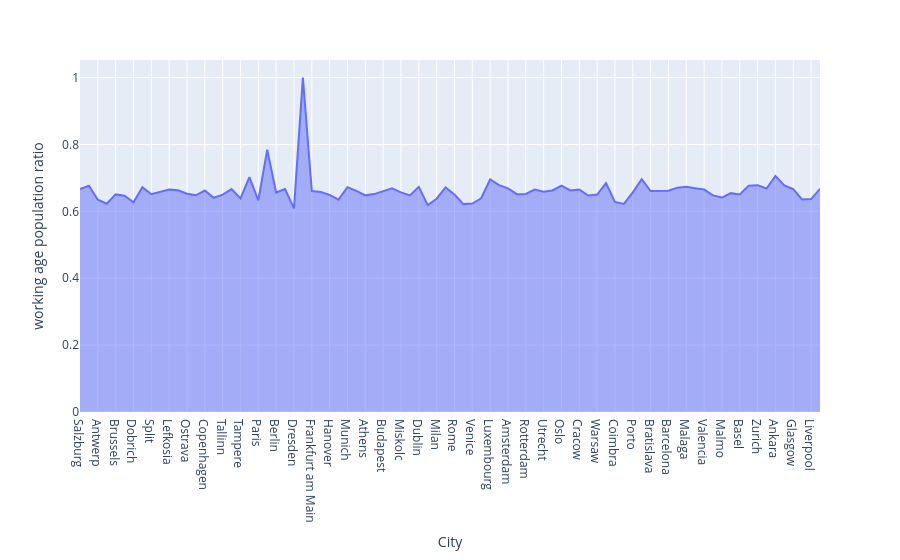

Notebook code for this chart:
### Markdown cell above
This insight is important especially for working people, since a higher percentage of working means better job opportunities.

### Code cell
data_copy['working age population ratio'] = data_copy['Working Age Population'] / data_copy['Population']
fig = px.area(data_frame=data_copy, x='City', y='working age population ratio')
fig.show()

### Figure 1 — Plotly figure (JSON) as saved in the notebook; plotly's stock layout.template omitted (floating-point values rounded to 4 significant figures)
{"data": [{"fillpattern": {"shape": ""}, "hovertemplate": "City=%{x}<br>working age population ratio=%{y}<extra></extra>", "legendgroup": "", "line": {"color": "#636efa"}, "marker": {"symbol": "circle"}, "mode": "lines", "name": "", "orientation": "v", "showlegend": false, "stackgroup": "1", "type": "scatter", "x": ["Salzburg", "Vienna", "Antwerp", "Bruges", "Brussels", "Gent", "Dobrich", "Sofia", "Split", "Zagreb", "Lefkosia", "Lemesos", "Ostrava", "Prague", "Copenhagen", "Odense", "Tallinn", "Helsinki", "Tampere", "Lyon", "Paris", "Toulouse", "Berlin", "Cologne", "Dresden", "Dusseldorf", "Frankfurt am Main", "Hamburg", "Hanover", "Leipzig", "Munich", "Stuttgart", "Athens", "Thessaloniki", "Budapest", "Debrecen", "Miskolc", "Cork", "Dublin", "Florence", "Milan", "Naples", "Rome", "Turin", "Venice", "Riga", "Luxembourg", "Malta", "Amsterdam", "Eindhoven", "Rotterdam", "The Hague", "Utrecht", "Bergen", "Oslo", "Stavanger", "Cracow", "Lodz", "Warsaw", "Braga", "Coimbra", "Lisbon", "Porto", "Giroc", "Bratislava", "Ljubljana", "Barcelona", "Madrid", "Malaga", "Seville", "Valencia", "Gothenburg", "Malmo", "Stockholm", "Basel", "Geneva", "Zurich", "Adana", "Ankara", "Edinburgh", "Glasgow", "Leeds", "Liverpool", "London"], "xaxis": "x", "y": [0.6671, 0.6767, 0.6347, 0.6229, 0.6508, 0.647, 0.6274, 0.6719, 0.6513, 0.6577, 0.665, 0.6632, 0.6526, 0.648, 0.6624, 0.6406, 0.6498, 0.6667, 0.6388, 0.7025, 0.6332, 0.7845, 0.6563, 0.6668, 0.6091, 1.0, 0.6609, 0.6582, 0.649, 0.6349, 0.6724, 0.6614, 0.6479, 0.6516, 0.6607, 0.6692, 0.6569, 0.6477, 0.6733, 0.6187, 0.6378, 0.6718, 0.6502, 0.6216, 0.6235, 0.6392, 0.6955, 0.6782, 0.6686, 0.6514, 0.6522, 0.6652, 0.659, 0.6625, 0.6772, 0.6627, 0.6653, 0.6474, 0.6501, 0.6847, 0.6284, 0.6222, 0.6568, 0.6962, 0.6608, 0.6617, 0.6616, 0.6709, 0.6738, 0.6693, 0.6652, 0.6477, 0.6413, 0.6545, 0.6508, 0.6769, 0.6783, 0.6684, 0.7056, 0.6776, 0.6665, 0.6353, 0.6366, 0.6675], "yaxis": "y"}], "layout": {"legend": {"tracegroupgap": 0}, "margin": {"t": 60}, "xaxis": {"anchor": "y", "domain": [0, 1], "title": {"text": "City"}}, "yaxis": {"anchor": "x", "domain": [0, 1], "title": {"text": "working age population ratio"}}}}
